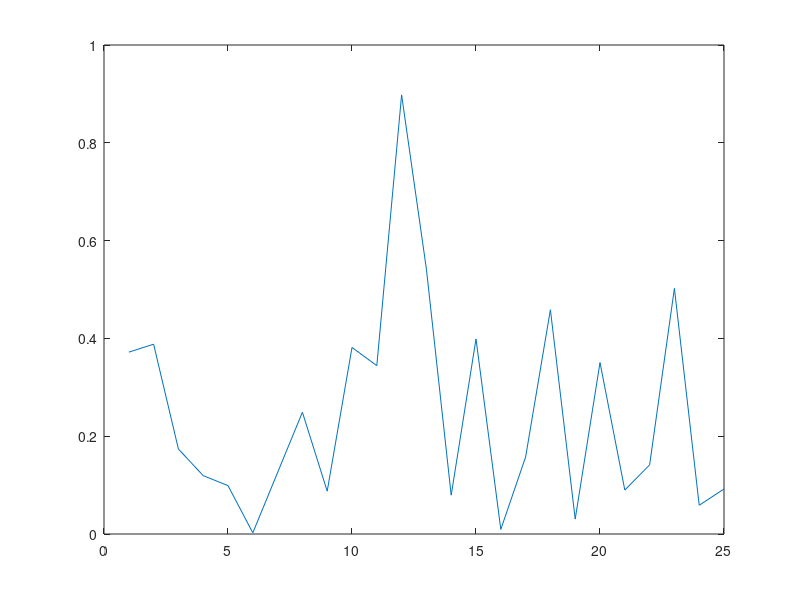

Write MATLAB code to recreate this figure.
t = 1:25;
y = [ 5.0291 6.5099 5.3666 4.1272 4.2948
6.1261 12.5140 10.0502 9.1614 7.5677
7.2920 10.0357 11.0708 13.4045 12.8415
11.9666 11.0765 11.7774 14.5701 17.0440
17.0398 15.9069 15.4850 15.5112 17.6572];
y = y';
y = y(:);

%% Discard element
t(7) = [];
y(7) = [];

plot(t, y, 'color', 'blue'); hold on;

A = ones(numel(t), 3);
A(:, 1) = sin(t);
A(:, 2) = t;
b = A\y;

plot_t = 1:0.1:25;
plot_pt = b(1)*sin(plot_t)+b(2).*plot_t+b(3);
plot(plot_t, plot_pt, 'color', 'red');
hold off;

pause

pt = b(1)*sin(t)+b(2).*t+b(3);
r = abs(pt' - y);
plot(t, r);



